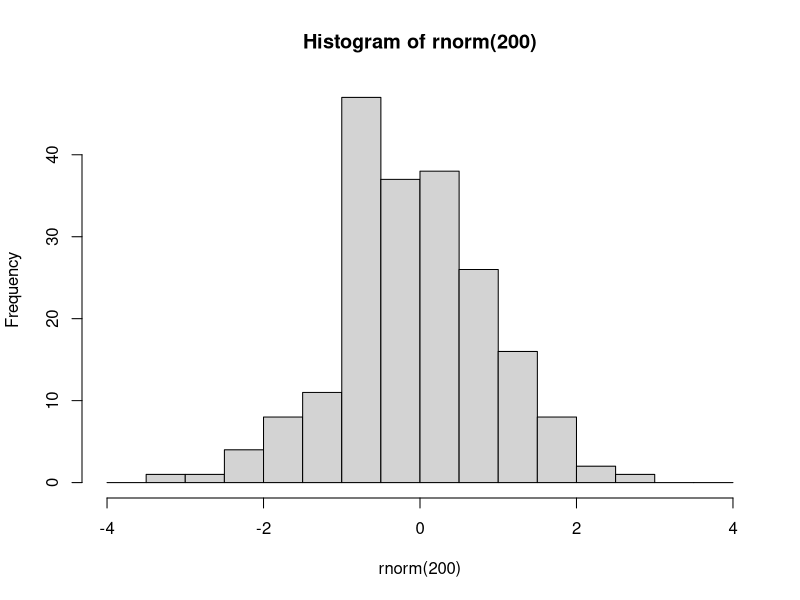
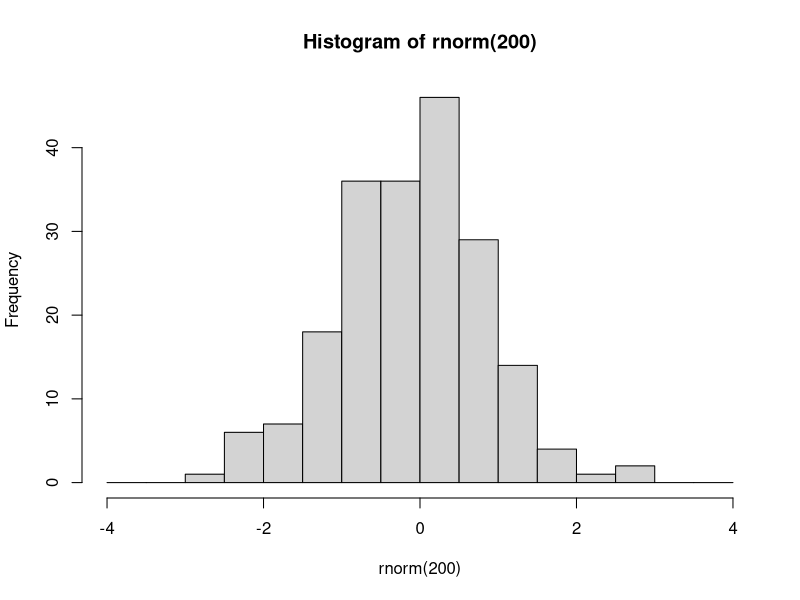

Here is the R script that generated these plots, in order: (Note: this script raises an error after producing the figures.)
###################################
###################################
########                   ########
########   Data Science 1  ########
########       Lab 7       ########
########  10th Dec. 2024   ########
########                   ########
###################################
###################################

## Welcome to lab #4. Today we will start with an introduction to the tidyverse,
# Then you will write your own lm() function, and finally a couple of exercises



#####################
####    Pipes    ####
#####################

# The pipe operator looks like this: |>
# It signifies: take the element on the left and use it as the first argument in the function on the right

# Example

hist(rnorm(200), breaks = seq(-4, 4, 0.5))
# is equivalent to

rnorm(200) |> hist(breaks = seq(-4, 4, 0.5))

# The purpose of the pipe is mostly aesthetic, in particular to avoid large numbers of parentheses when something needs to be transformed using multiple functions:



### 1.1 Rewrite the following expression using pipes:
set.seed(123)
round(sqrt(log(runif(10, 1, 10))), 2)
set.seed(123)
runif(10, 1, 10) |>
  log() |>
  sqrt() |>
  round(2)


# Pipes were initially created in a package called magrittr, part of the 'tidyverse' group of packages


########################
####    Packages    ####
########################

# Packages are essentially environments full of functions and/or objects which aren't loaded into R by default, but must be first installed (generally from a repository called CRAN), and then loaded

# Here we will install tidyverse, which is not one but a series of packages written by the same group of people, which share a number of syntactical features

install.packages("tidyverse")

# After you have installed tidyverse into your packages, you must also load it into your environment

library(tidyverse)

# You will only have to install a package once. However, every time you start fresh in a new R environment, you will have to load the packages you need again.

#########################
####    TIDYVERSE    ####
#########################

# The tidyverse encompasses a very large number of packages, and is fairly powerful (in that you can do a lot using tidyverse packages)
# However, you DO NOT need to use tidyverse exclusively! I mostly don't use it, for example, preferring to stick to base R except for a few functionalities.

# Downsides of tidyverse include: unique syntax which is very different from other programming languages such as python
# 'Black box' functions that have specific purposes that must be remembered, as opposed to more general-purpose functions in base R
# Often actually more verbose than base R (ie. requires more lines of code to do the same thing)
# Using tidyverse is a matter of preference!

# The pipe operator was originally introduced in the tidyverse package magrittr.
# The tidyverse pipe operator looks like this: %>%

set.seed(123)
runif(10, 1, 10) %>%
  log() %>%
  sqrt() %>%
  round(2)

# In this class we will look at 2 important tidyverse packages.
# Today we will look at dplyr, which is used to manipulate and transform data.
# Next week we will learn ggplot2, which is used for plotting and data visualisation

#####################
####    dplyr    ####
#####################

# The philosophy behind dplyr is that every data transformation can be done using a function, and multiple transformations can be done by piping an object through multiple functions
# For example, in dplyr we no longer use indexing.
# Instead we use the functions 'select', to choose specific columns in a data frame, and 'filter', to choose specific rows.

data(mtcars)

# so instead of:
mtcars[mtcars$cyl == 6, 1:5]
# we would write:
mtcars %>%
  filter(cyl == 6) %>%
  select(1:5)

### 2.1
# using select() and filter(), create a new database of cars that are over 4000 lbs in weight, retaining only the wt and mpg columns. Save this database to an object called 'df'.
df <- mtcars %>%
  filter(wt > 4) %>%
  select(c(wt, mpg))

# After you have selected the rows and columns you are interested in, you can
# change the order of the rows using arrange

df %>% arrange(wt)

df %>% arrange(desc(wt))


# To change variables, we can use mutate()
df <- df %>% mutate(
  wt_kg = wt * 453.592,
  km_per_l = mpg * 1.60934 / 3.78541
)

# And we can use ifelse() within mutate()
mtcars <- mtcars %>%
  mutate(wt_class = ifelse(wt >= 4, "Oversized", "Standard"))

# We can even do a sultiple ifelse statment using case_when()
mtcars <- mtcars %>%
  mutate(
    efficiency = case_when(
      mpg <= 15 ~ "low",
      mpg > 15 & mpg <= 20 ~ "medium",
      mpg > 20 ~ "high"
    )
  )

# Next, summarise (or summarize) is a useful function which collapses a dataframe into a single row and can calculate summary statistics, eg:

mtcars %>%
  summarise(
    mean_wt = mean(wt),
    sd_wt = sd(wt),
    n = length(mpg)
  )

# We can also use summarise to collapse a data frame not into one single row, but into as many rows as we have groups of interest.
# To do this, first we need to use group_by()

mtcars %>% group_by(efficiency)

# You'll notice that this automatically changes the data frame into a new kind of object, called a tibble.
# Tibbles are basically tidyverse dataframes, that display information slightly differently, and are a bit more particular about certain things like not wanting empty cells.
# Tibbles can also be grouped, which allows for further operations down the line
# For example:

mtcars %>%
  group_by(efficiency) %>%
  summarise(
    wt_kg = mean(wt),
    n = length(hp)
  ) %>%
  arrange(
    c("high", "medium", "low")
  )

# You can group by multiple variables

mtcars %>%
  group_by(efficiency, cyl) %>%
  summarise(
    wt_kg = mean(wt),
    n = length(hp)
  )

# After grouping a tibble, remember to ungroup it later using ungroup(), or you may have issues down the line.
ungroup(mtcars)

# 3.1
data(iris)

?iris

# using the dplyr functions do the following:
# create a new column called Petal.Area which is the product of the petal width and petal length columns.
iris_mut <- iris %>%
  mutate(Petal.Area = Petal.Length * Petal.Width)
# For each of the different species of iris, present the mean and standard deviation for the sepal length, sepal width, and petal area, as well as the number of samples (n)
iris_summ <- iris_mut %>%
  group_by(Species) %>%
  summarise(
    mean_sepal_length = mean(Sepal.Length),
    sd_sepal_length = sd(Sepal.Length),
    mean_sepal_width = mean(Sepal.Width),
    sd_sepal_width = sd(Sepal.Width),
    mean_petal_area = mean(Petal.Area),
    sd_petal_area = sd(Petal.Area),
    mean_petal_Length = mean(Petal.Length),
    sd_petal_Length = sd(Petal.Length),
    n = n() # Count of samples
  ) %>%
  arrange(desc(mean_petal_Length))
# Order this database in decreasing order of average petal length.



#######################################################
####    Code your own lm and predict functions!    ####
#######################################################

### 4.1 lm()

# Here I will walk you through the steps needed to write these functions. Follow along with the slides from this week's and last week's lectures - they contain all of the maths and some of the code that you need!

# At each step of the way, you should save each new element you calculate into a new object.

# Your lm function should take as input a y variable, and one or more x variables which should be inputted as a matrix or dataframe with one variable per column.

my.lm <- function(y, x) {
  # Start by saving the sample size (n). You will need it later for calculating degrees of freedom for the test statistics and sampling distributions.
  n <-
    # Next create the X matrix using as.matrix. Don't forget to add the column of 1s!
    x <-
    # use the y input and your newly constructed x matrix to calculate the parameter estimates (or coefficients).
    # Hint: see lab 6, and remember that t() gives the transpose of a matrix and solve() gives its inverse
    b <-
    # Next, using these calculated coefficients, calculate all of the predicted values, y_hat, for each of the values of x (each of the rows of the X matrix).
    # Hint: look at the formula for the linear model - and remember we are multiplying matrices!
    y_hat <-
    # Next, calculate the residuals (actual values of y minus the predicted values y_hat)
    e <-
    # Next calculate the estimate of the residual standard error, s. Careful about the denominator here: check how many degrees of freedom you have!
    s <-
    # Using s, calculate the variance covariance matrix of the coefficients.
    vcov_coef <-
    # from this covariance matrix, extract the standard errors of the coefficients
    se_coef <-
    # use these standard errors to calculate the t-values for each of the coefficients
    t_vals <-
    # And use these t-values to calculate p-values.
    p <-
    # Next, calculate the R2 value

    RSS <-
    TSS <-
    r2 <-
    # Bonus points if you want to look up how to calculate adjusted R2
    adj_r2 <-
    # Next, calculate the F-statistic and the p-value for the model.
    f_stat <-
    model_p <-
    # Finally, put all of these elements into a list, and have your function return that list.
    return(list(
      n = n,
      coefficients = b,
      residuals = e,
      s = s,
      vcov = vcov_coef,
      se = se_coef,
      t_values = t_vals,
      p_values = p,
      r2 = r2,
      adj_r2 = adj_r2,
      F_statistic = f_stat,
      model_p_value = model_p
    ))
}

# compare your function against the built-in R function in R.

my.lm(y = mtcars$mpg, x = mtcars[, c("wt", "cyl")])

### 4.2 predict()

# This will be much shorter. Create a new function that takes as input the output from your first function, along with a new_data object that has as many columns as there are predictor variables in the model output, and a confidence interval size

my.predict <- function(model_output, new_data, ci_level = 0.97) {
  # Extract coefficients from your my.lm output
  coef <-
    # Add a column of 1s to the new_data
    new_data <-
    # generate the predicted values of y from the new_data object based on the coefficients from the model
    # Again, remember the formula for the linear model!
    y_hat <-
    # for each of these predicted values, calculate a confidence interval
    # first calculate the critical levels of the t-distribution using the ci_level and the degrees of freedom
    area_in_tails <-
    t_lower <-
    t_upper <-
    # next, for each row of the new_data object, calculate the standard error of the predicted value
    # Check the slides, and remember that 𝒗𝒄𝒐𝒗(𝒃) was saved as "vcov" in the model output
    sy <- sqrt(apply(new_data, 1, function(.) t(.) %*% model_output$vcov %*% .))

  # next, calculate the upper and lower confidence boundaries for each prediction using the critical t-levels and the previously calculated standard error
  ci_lower <-
    ci_upper <-
    # finally, put these confidence intervals into a dataframe
    ci <- data.frame(ci_lower, ci_upper)
  colnames(ci) <- paste0(ci_level, "%_", c("lower", "upper"))
  df <- cbind(y_hat = y_hat, ci)
  return(df)
}


### 4.3
# Use your functions to run the following model

# mtcars$mpg ~ mtcars$wt + mtcars$cyl


# Then plot predicted marginal effect of weight for a car with 4 cylynders. Add 96% confidence intervals to the graph.
# Hint: For this, in your "newdata" object, add a column of 4s for the number of cylinders

# Compare this graph to the graph from the lecture.


# What do you conclude?
